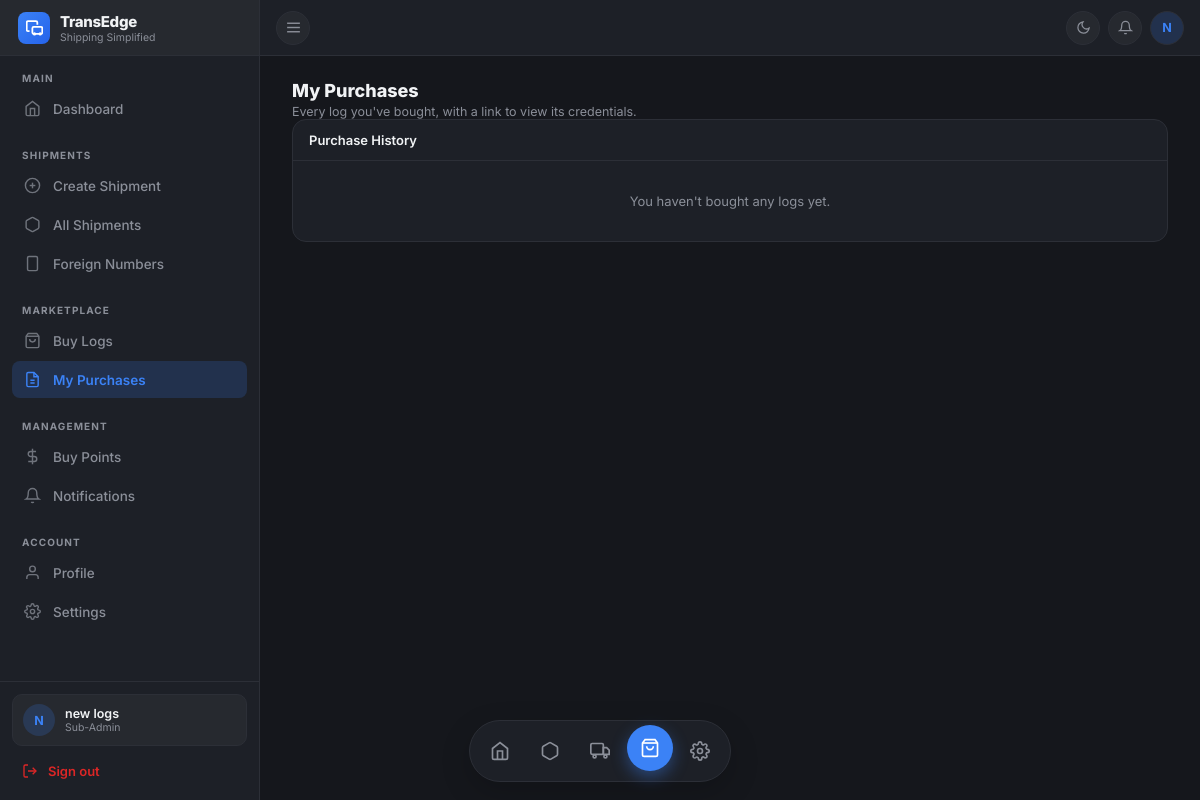
The page /shipping/buy-logs/purchases/ (signed in) on the database as committed earlier.
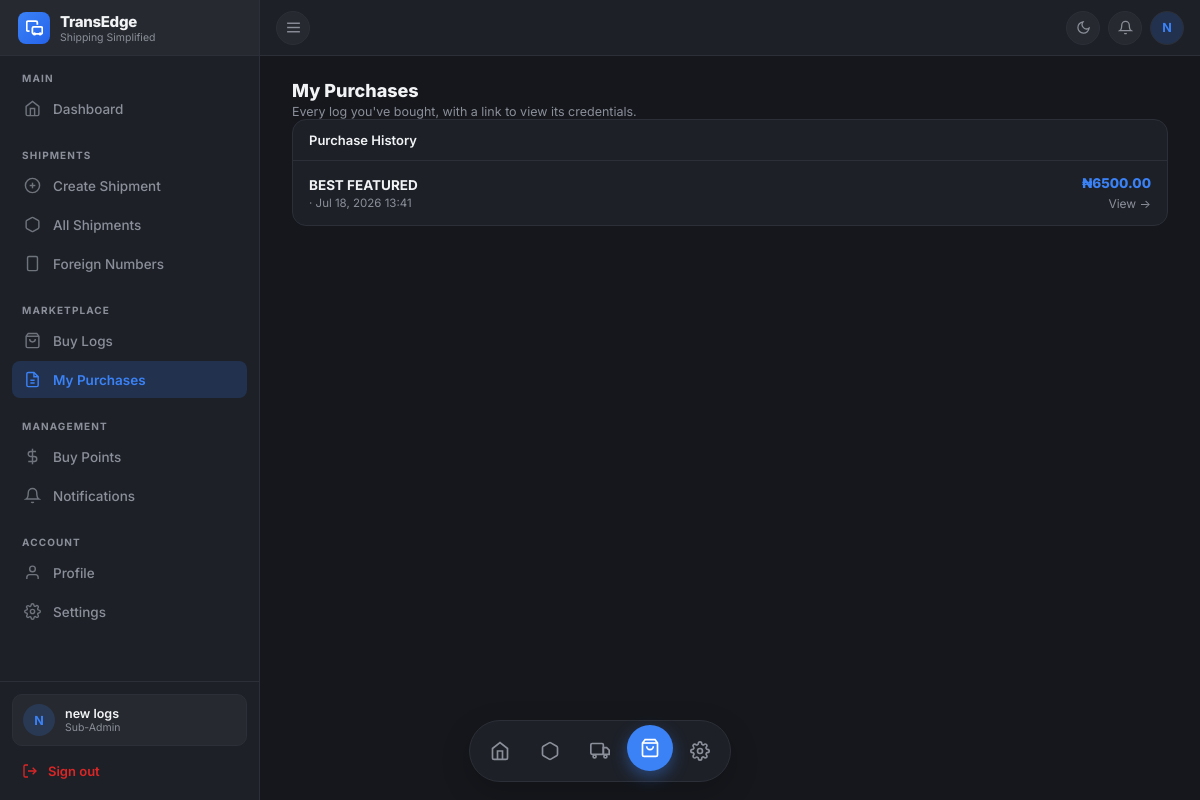
The same page on the database as committed later.
### Business/models.py (models this page shows, shortened)
class Purchase(models.Model):
    id        = models.UUIDField(primary_key=True, default=uuid.uuid4, editable=False)
    buyer     = models.ForeignKey(
        settings.AUTH_USER_MODEL, on_delete=models.CASCADE,
        related_name="log_purchases",
    )
    product   = models.ForeignKey(
        BuyLogs, on_delete=models.CASCADE, related_name="purchases"
    )
    log       = models.OneToOneField(
        BuyLogDetails, on_delete=models.CASCADE, related_name="purchase"
    )
    account   = models.ForeignKey(
        Account, on_delete=models.SET_NULL, null=True,
        related_name="log_purchases",
        help_text="Wallet the purchase was debited from.",
    )
    amount        = models.DecimalField(max_digits=10, decimal_places=2)
    purchased_at  = models.DateTimeField(auto_now_add=True)
    class Meta:
        ordering = ["-purchased_at"]

class BuyLogs(models.Model):
    id          = models.UUIDField(primary_key=True, default=uuid.uuid4, editable=False)
    category    = models.ForeignKey(Category, on_delete=models.PROTECT, related_name="products")
    title       = models.CharField(max_length=200)
    image       = models.ImageField(upload_to="categories/")
    description = models.TextField()
    price       = models.DecimalField(max_digits=10, decimal_places=2)
    active      = models.BooleanField(default=True)
    created_at  = models.DateTimeField(auto_now_add=True)
    updated_at  = models.DateTimeField(auto_now=True)
    class Meta:
        ordering = ["category", "title"]
        verbose_name = "Log Product"
        verbose_name_plural = "Log Products"

### Business/views.py (the view)
# urls.py: path("buy-logs/purchases/", views.my_purchases, name="buy-logs-my-purchases"),
@sub_admin_required
def my_purchases(request):
    purchases = (
        Purchase.objects
        .filter(buyer=request.user)
        .select_related("product", "log")
    )
    return render(request, "buy_logs/my_purchases.html", {"purchases": purchases})

### Business/context_processors.py (called while the page is built)
def unread_notifications(request):
    user = getattr(request, "user", None)
    if not user or not user.is_authenticated or user.role != User.Role.SUB_ADMIN:
        return {"unread_notifications": 0}
    unread_private = Notification.objects.filter(
        recipient=user, is_read=False
    ).count()
    read_public_ids = NotificationRead.objects.filter(
        user=user
    ).values_list("notification_id", flat=True)
    unread_public = Notification.objects.filter(
        is_public=True, recipient__isnull=True
    ).exclude(id__in=read_public_ids).count()
    return {"unread_notifications": unread_private + unread_public}

### Business/views.py (called while the page is built)
def sub_admin_required(view_func):
    @wraps(view_func)
    @login_required
    def wrapper(request, *args, **kwargs):
        profile = getattr(request.user, "sub_admin_profile", None)
        if profile is None or profile.approval_status != SubAdminProfile.ApprovalStatus.APPROVED:
            messages.error(request, "Your sub-admin account isn't approved yet.")
            return redirect("sub-admin-dashboard")
        return view_func(request, *args, **kwargs)
    return wrapper

### Business/templates/buy_logs/my_purchases.html (shortened to what this page needs)
{% extends "admin/subadmin/base.html" %}
{% block content %}
<div class="page-head">
  <h1>My Purchases</h1>
  <p>Every log you've bought, with a link to view its credentials.</p>
</div>
<div class="section">
  <div class="section-header">
    <h3>Purchase History</h3>
  </div>
  {% for purchase in purchases %}
  <a href="{% url 'buy-logs-receipt' pk=purchase.pk %}" class="purchase-row">
    <div class="purchase-main">
      <div class="purchase-title">{{ purchase.product.title }}</div>
      <div class="purchase-meta">{{ purchase.product.category.name }} · {{ purchase.purchased_at|date:"M d, Y H:i" }}</div>
    </div>
    <div class="purchase-right">
      <div class="purchase-amount">₦{{ purchase.amount|floatformat:2 }}</div>
      <span class="purchase-arrow">View →</span>
    </div>
  </a>
  {% empty %}
  <div class="empty-cell">You haven't bought any logs yet.</div>
  {% endfor %}
</div>
{% endblock %}

Rows that differ between the two databases and show on the page:
added Purchase: product "BEST FEATURED", purchased_at "Jul 18, 2026 13:41", amount "6500.00"
Other text that changed with them:
text no longer shown: "You haven't bought any logs yet."
